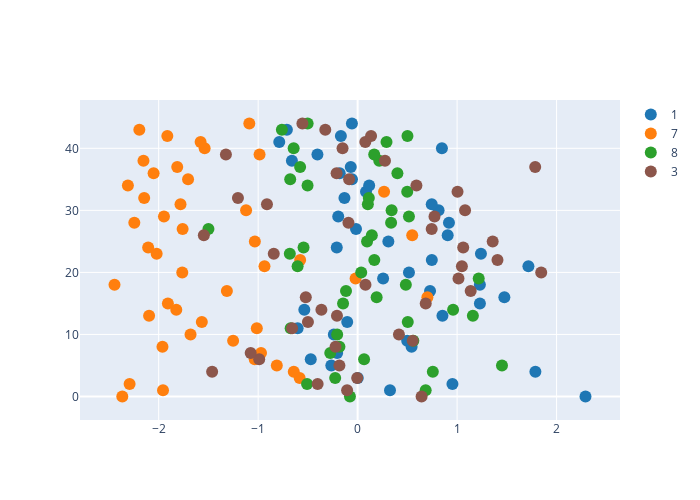

Notebook cell for this chart:
### Code cell
# ----- adjustable parameters ----- #
target_dims = [0]
# --------------------------------- #

trace = []
for i in range(len(numbers)):
    m = latents[labels==numbers[i]]
    _x = m[:, target_dims[0]] 
    trace.append(go.Scatter(x=_x, mode="markers", name=f"{numbers[i]}", 
                              marker = dict(size=12, color=colors[i])))
layout = go.Layout(width=700, height=500)    
data = trace
fig = dict(data=data, layout=layout)
iplot(fig)
